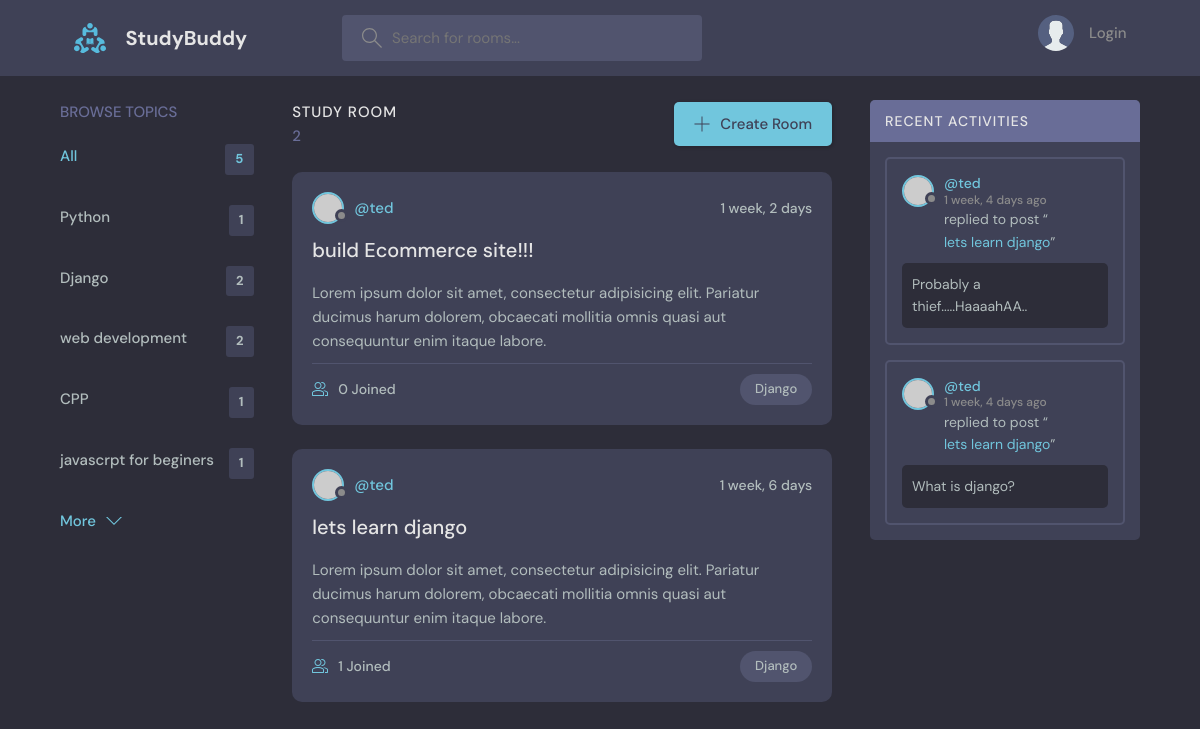
Screenshot of /?q=Django with the database file from the repository.
### base/models.py (models this page shows, shortened)
class Topic(models.Model):
    name = models.CharField(max_length=200)

class Room(models.Model):
    host = models.ForeignKey(User, on_delete=models.SET_NULL, null=True)
    topic = models.ForeignKey(Topic, on_delete=models.SET_NULL, null=True)
    name = models.CharField(max_length=200)
    description = models.TextField(null=True, blank=True)
    participants = models.ManyToManyField(User, related_name='participants', blank=True)
    updated = models.DateTimeField(auto_now=True)
    created = models.DateTimeField(auto_now_add=True)
    class Meta:
        ordering =  ['-updated', '-created']
    def __str__(self):
        return self.name

class Message(models.Model):
    user = models.ForeignKey(User, on_delete=models.CASCADE)
    room = models.ForeignKey(Room, on_delete=models.CASCADE)
    body = models.TextField()
    updated = models.DateTimeField(auto_now_add=True)
    created = models.DateTimeField(auto_now_add=True)
    class Meta:
        ordering =  ['-updated', '-created']

### base/views.py (the view)
# urls.py: path('', views.home, name="home"),
def home(request):
    q = request.GET.get('q') if request.GET.get('q') != None else ''
    rooms = Room.objects.filter(
        Q(topic__name__icontains=q) |
        Q(name__icontains=q) |
        Q(description__icontains=q)
    )
    topics = Topic.objects.all()
    room_count = rooms.count()
    room_messages = Message.objects.filter(Q(room__topic__name__icontains=q))
    context = {'rooms': rooms, 'topics': topics, 'room_count': room_count, 'room_messages': room_messages}
    return render(request, 'base/home.html', context)

### base/templates/base/home.html (shortened to what this page needs)
{% extends 'main.html' %}
{% block content %}
    <main class="layout layout--3">
      <div class="container">
        {% include 'base/topics_component.html' %}
        <div class="roomList">
          <div class="roomList__header">
            <div>
              <h2>Study Room</h2>
              <p>{{room_count}}</p>
            </div>
            <a class="btn btn--main" href="{% url 'create-room' %}">
              <svg version="1.1" xmlns="http://www.w3.org/2000/svg" width="32" height="32" viewBox="0 0 32 32">
                <title>add</title>
                <path
                  d="M16.943 0.943h-1.885v14.115h-14.115v1.885h14.115v14.115h1.885v-14.115h14.115v-1.885h-14.115v-14.115z"
                ></path>
              </svg>
              Create Room
            </a>
          </div>
          {% include 'base/feed_component.html' %}
        </div>
        {% include 'base/activity_component.html' %}
      </div>
    </main>
{% endblock %}

### base/templates/base/topics_component.html
<div class="topics">
    <div class="topics__header">
      <h2>Browse Topics</h2>
    </div>
    <ul class="topics__list">
      <li>
        <a href="{% url 'home' %}" class="active">All <span>{{topics.count}}</span></a>
      </li>
    {% for topic in topics %}
      <li>
        <a href="{% url 'home' %}?q={{topic.name}}">{{topic.name}}<span>{{topic.room_set.all.count}}</span></a>
      </li>
    {% endfor %}
    </ul>
    <a class="btn btn--link" href="topics.html">
      More
      <svg version="1.1" xmlns="http://www.w3.org/2000/svg" width="32" height="32" viewBox="0 0 32 32">
        <title>chevron-down</title>
        <path d="M16 21l-13-13h-3l16 16 16-16h-3l-13 13z"></path>
      </svg>
    </a>
  </div>

### base/templates/base/feed_component.html (shortened to what this page needs)
{% for room in rooms %}
<div class="roomListRoom">
    <div class="roomListRoom__header">
      <a href="{% url 'user-profile' room.host.id %}" class="roomListRoom__author">
        <div class="avatar avatar--small">
          <img src="https://randomuser.me/api/portraits/women/11.jpg" />
        </div>
        <span>@{{room.host.username}}</span>
      </a>
      <div class="roomListRoom__actions">
        <span>{{room.created|timesince}}</span>
      </div>
    </div>
    <div class="roomListRoom__content">
      <a href="{% url 'room' room.id %}">{{room.name}}</a>
      <p>
        Lorem ipsum dolor sit amet, consectetur adipisicing elit. Pariatur ducimus harum dolorem, obcaecati
        mollitia omnis quasi aut consequuntur enim itaque labore.
      </p>
    </div>
    <div class="roomListRoom__meta">
      <a href="{% url 'room' room.id %}" class="roomListRoom__joined">
        {{room.participants.all.count}} Joined
      </a>
      <p class="roomListRoom__topic">{{room.topic.name}}</p>
    </div>
  </div>
{% endfor %}

### base/templates/base/activity_component.html (shortened to what this page needs)
<div class="activities">
    <div class="activities__header">
      <h2>Recent Activities</h2>
    </div>
    {% for message in room_messages %}
    <div class="activities__box">
      <div class="activities__boxHeader roomListRoom__header">
        <a href="{% url 'user-profile' message.user.id %}" class="roomListRoom__author">
          <div class="avatar avatar--small">
            <img src="https://randomuser.me/api/portraits/women/11.jpg" />
          </div>
          <p>
            @{{message.user}}
            <span>{{message.created|timesince}} ago</span>
          </p>
        </a>
      </div>
      <div class="activities__boxContent">
        <p>replied to post “<a href="{% url 'room' message.room.id %}">{{message.room}}</a>”</p>
        <div class="activities__boxRoomContent">
            {{message.body}}
        </div>
      </div>
    </div>
    {% endfor %}
  </div>

### rows the page displays
Topic: name "Python", room_set.all.count "1"
Topic: name "Django", room_set.all.count "2"
Topic: name "web development", room_set.all.count "2"
Topic: name "CPP", room_set.all.count "1"
Topic: name "javascrpt for beginers", room_set.all.count "1"
Room: host.username "ted", created "1 week, 2 days", name "build Ecommerce site!!!", participants.all.count "0", topic.name "Django"
Room: host.username "ted", created "1 week, 6 days", name "lets learn django", participants.all.count "1", topic.name "Django"
Message: user "ted", created "1 week, 4 days", room "lets learn django", body "Probably a thief.....HaaaahAA.."
Message: user "ted", created "1 week, 4 days", room "lets learn django", body "What is django?"

### other values shown
{{ topics.count }} "5"
{{ room_count }} "2"
